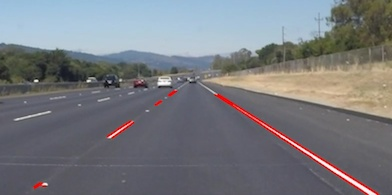
#> input picture line-segments-example.jpg, 392 x 195 px
$ python -i pipeline.py   (imports and definitions only)
#> lines starting #> are read from the running program, lines starting #| are printed output that depends on the picture; after the words box and inside, x2 and y2 are one past the last pixel; in counts of white or black regions, pixels touching at a corner belong together
import numpy as np
import cv2
from math import sqrt


yROIpct = .6 # % in y axis to start ROI
minslope = .4
maxslope = 4

def canny(img, thres_low=30, thres_high=150, kernel_size=5):
    ''' Applies Canny transform after a Gaussian blur
    '''
    img = cv2.GaussianBlur(img, (kernel_size, kernel_size), 0)
    return cv2.Canny(img, thres_low, thres_high)

def mask_ROI(img):
    ''' Applies a ROI image mask. Regions outside the ROI is set to black.
    '''
    if len(img.shape) > 2:
        chs = img.shape[2]  # i.e. 3 or 4 depending on your image
        ignore_mask_color = (255,) * chs
    else:
        ignore_mask_color = 255

    xlen = img.shape[1]
    ylen = img.shape[0]
    xmid = xlen // 2
    y = int(ylen * yROIpct)
    xoffset = xlen // 30
    roi_coords = np.array([[(0,ylen),(xmid-xoffset, y), (xmid+xoffset, y),(xlen,ylen)]], dtype=np.int32)

    mask = np.zeros_like(img)
    cv2.fillPoly(mask, roi_coords, ignore_mask_color)
    return cv2.bitwise_and(img, mask)

def draw_lines(image, lines, color=(255, 0, 0), thickness=5, multicolors=False):
    ''' Returns image with lines drawn with color and thickness.
    lines: list of (x1,y1,x2,y2) line coordinates
    '''
    colors = [(255,0,0),(0,255,0),(0,0,255),(255,255,0),(0,255,255),(255,0,255)] if multicolors else [color]
    result = np.copy(image)*0
    i = 0

    for line in lines:
        for x1,y1,x2,y2 in line:
            cv2.line(result, (x1, y1), (x2, y2), colors[i], thickness)
            if multicolors:
                i += 1
                i = i % len(colors)
    return result

def hough_lines(edges_img, rho=2, theta=np.pi/180, thres=16,
    min_laneline_len=0, max_gap_btw_lines=0):
    ''' Returns list of line segment coordinates (x1,y1,x2,y2) from edges_img
    edges_img: output of a Canny transform.
    thres: min # of polar space intersections to be considered a line
    '''
    xlen = edges_img.shape[1]
    ylen = edges_img.shape[0]
    minlen = min_laneline_len or xlen * 0.02  # 19.2 on 960wd
    maxgap = max_gap_btw_lines or xlen * 0.013 # 12.5 on 960wd
    return cv2.HoughLinesP(edges_img, rho, theta, thres, np.array([]), minlen, maxgap)

def weighted_img(lines_img, initial_img, α=0.8, β=1., λ=0.):
    '''
    Returns initial_img * α + img * β + λ
    lines_img: is image with lines drawn on it
    initial_img: is image before any processing
    '''
    if len(initial_img.shape) == 2:
        # If img is a binary image (2 dims instead of 3), make it 3 dims
        initial_img = np.dstack((initial_img, initial_img, initial_img))
    return cv2.addWeighted(initial_img, α, lines_img, β, λ)

def lane_lines(line_segments, ylen, prvm=0, prvb=0, dbg=False, dbglines=False):
    ''' Returns list of [result lines, avg m, avg b (of y=mx+b)]
    where result lines are the 2 resulting left and right lanes

    line_segments: output from hough_lines()
    prvm, prvb: prv m, prv b (of y=mx+b)
    dbg: print verbose info if True
    dbglines: add input lines to result lines if True
    '''
    lrMs = [[], []] # left and right line m's
    lrBs = [[], []] # left and right line b's
    lrWs = [[], []] # left and right line weights
    result = [] # lane lines
    yclip = int(ylen*yROIpct)

    for segment in line_segments:
        for x1,y1,x2,y2 in segment:
            if x2 - x1 == 0:
                break
            m = (y2 - y1)/(x2 - x1)
            b = y1 - m*x1
            wt = sqrt((x2-x1)**2 + (y2-y1)**2)
            iside = -1

            if -maxslope < m < -minslope:
                iside = 0
            elif minslope < m < maxslope:
                iside = 1
            else:
                pass
            if iside >= 0:
                lrMs[iside].append(m)
                lrBs[iside].append(b)
                lrWs[iside].append(wt)
                if dbglines:
                    result.append(segment)

    for iside, ms in enumerate(lrMs):
        side = 'Left' if iside==0 else 'Right'
        if len(ms):
            avgm = np.average(lrMs[iside], weights=lrWs[iside])
            avgb = np.average(lrBs[iside], weights=lrWs[iside])
            outliers = []
            for ipop, m in enumerate(ms):
                if abs(m-avgm)/(m+avgm)*.5 > .15:
                    outliers.append(ipop)
                    if dbg:
                        print(side, 'm outlier (vs. lines avg) removed.', m, ', off by:', abs(m-avgm)/(m+avgm)*.5, ', len:', lrWs[iside][ipop])
# [20 lines of commented-out code are left out]
            if len(outliers):
                for ipop in sorted(outliers, reverse=True):
                    lrWs[iside].pop(ipop)
                    lrMs[iside].pop(ipop)
                    lrBs[iside].pop(ipop)
                if not len(lrWs[iside]):
                    print(side, ': No lines detected')
                    continue
                avgm = np.average(lrMs[iside], weights=lrWs[iside])
                avgb = np.average(lrBs[iside], weights=lrWs[iside])
            if dbg:
                print(side, ' lines:', len(ms))
            x0 = abs((avgb - yclip)//avgm)
            x1 = abs((avgb - ylen-1)//avgm)
            result.append(np.array([[x0, yclip, x1, ylen-1]], dtype=np.int32))
        else:
            print(side, ': No lines detected')
    return [result, avgm, avgb]

prvMs = []
prvBs = []
prvFrames = 3

def process_image(image, return_list=False, dbg=False):
    ''' Returns (color) image with lane lines drawn
    dbg: to pass to lane_lines()
    return_list: returns list of [processed_image, canny_image] if True
    '''
    img_gray = cv2.cvtColor(image, cv2.COLOR_RGB2GRAY) # BGR2GRAY if via cv2.imread()
    edge_img = canny(img_gray)
    masked_img = mask_ROI(edge_img)
    line_segments = hough_lines(masked_img)

    prvm = np.average(prvMs) if len(prvMs) >= prvFrames else 0
    prvb = np.average(prvBs) if len(prvBs) >= prvFrames else 0
    [lines, avgm, avgb] = lane_lines(line_segments, image.shape[0], prvm, prvb, dbg)
    lines_img = draw_lines(image, lines, multicolors=False)#True)
    result = weighted_img(lines_img, image)

    prvMs.append(avgm)
    prvBs.append(avgb)
    if len(prvMs) > prvFrames:
        prvMs.pop(0)
        prvBs.pop(0)
    return [result, edge_img, masked_img] if return_list else result

>>> import cv2
>>> picture = cv2.cvtColor(cv2.imread('line-segments-example.jpg'), cv2.COLOR_BGR2RGB)
>>> result = process_image(picture)
#> in process_image, `img_gray = cv2.cvtColor(image, cv2.COLOR_RGB2GRAY)`:
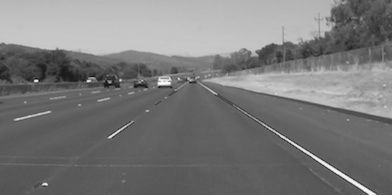
#> img_gray: shape (195, 392); min 1, max 254, mean 121.8
#> in canny, `return cv2.Canny(img, thres_low, thres_high)`:
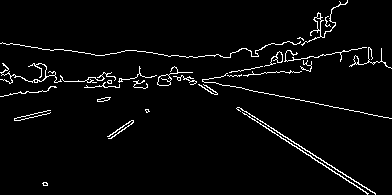
#> returned value: shape (195, 392); 3.4% white in thin lines or dots
#> in mask_ROI, `cv2.fillPoly(mask, roi_coords, ignore_mask_color)`:
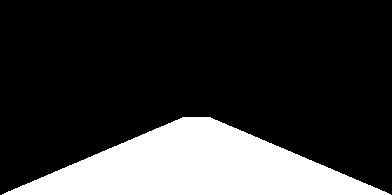
#> mask: shape (195, 392); 21.4% white; 1 white region, box (x1, y1, x2, y2) and area: (2, 117, 391, 195) 16328
#> in mask_ROI, `return cv2.bitwise_and(img, mask)`:
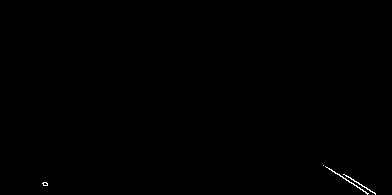
#> returned value: shape (195, 392); 0.18% white in thin lines or dots, all inside (x1, y1, x2, y2) = (42, 165, 376, 195)
#> in process_image, `line_segments = hough_lines(masked_img)`: line_segments = [[329, 168, 368, 193], [348, 176, 375, 193], [323, 165, 349, 182], [344, 174, 370, 191]]
#> the loop in lane_lines, `for segment in line_segments:` made 4 passes
#> after the loop in lane_lines, `for segment in line_segments:`: result = []
#> after the loop in lane_lines, `for iside, ms in enumerate(lrMs):`: result = [[[253, 117, 375, 194]]]
#> in process_image, `[lines, avgm, avgb] = lane_lines(line_segments, image.shape[0], prvm, ..`: avgm = 0.644; avgb = -45.45
#> in draw_lines, `result = np.copy(image)*0`: result: shape (195, 392, 3); every value is 0
#> the loop in draw_lines, `for line in lines:` made 1 pass
#> after the loop in draw_lines, `for line in lines:`:
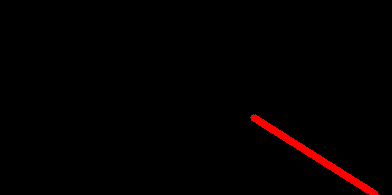
#> result: shape (195, 392, 3); mean R, G, B 3.6, 0, 0
#> after the loop in draw_lines, `for line in lines:`: i = 0
#> in weighted_img, `return cv2.addWeighted(initial_img, α, lines_img, β, λ)`:
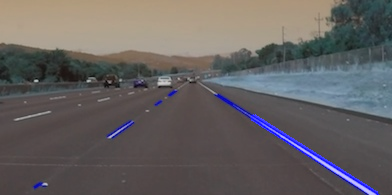
#> returned value: shape (195, 392, 3); mean of channels 0, 1, 2 97.3, 97.5, 101.6; drawn as B, G, R
